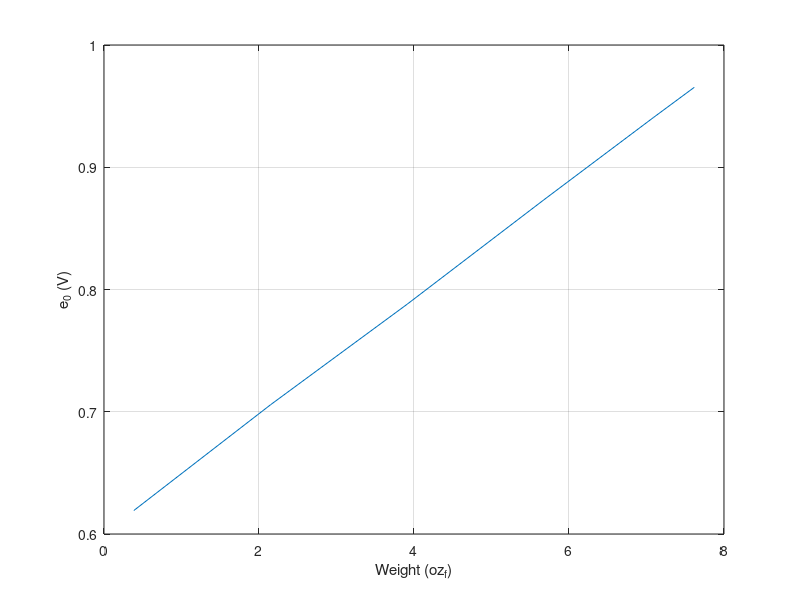

Here is the MATLAB script that generated this plot: (Note: this script raises an error after producing the figure.)
clear all; close all;

%% 1. Potentiometer Accelerometer 

% == Part a. ==

weights1 = ([10.9 60.9 110.9 160.9 200.9 215.9]/1000)*9.8 * 3.60; % ozf
e0_weights1 = [619.2 705.7 788 873.4 940.6 965.4]/1000; % V

figure(1)
plot(weights1, e0_weights1); grid on
xlabel('Weight (oz_{f})'); ylabel('e_{0} (V)')

sensitivityA = (e0_weights1(end) - e0_weights1(1)) / (weights1(end) - weights1(1)); % V/ozf

% == Part b. ==

% the v2p5 folder contains functions to read .tdms files. Make sure to add
% this folder and subfolders to your path when you clone the repo 
filestruct1 = TDMS_readTDMSFile('JPL11.tdms');
e01 = filestruct1.data{5};

% time vector taken from the png plot
t1 = linspace(-0.6, 0.6, length(e01));

figure(2)
plot(t1, e01); grid on

% effective mass 
eff_mass = ((0.6022 - 0.5250) / sensitivityA); % ozm

% damping ratio
overshoot = abs(0.519 - 0.594) / 0.594;
zeta1 = 0.56;

% natural frequency 
period1 = t1(54034) * 2;
omega_damped1 = 2*pi/period1;
omega_n1 = omega_damped1 / sqrt(1 - zeta1^2); % rad/s

% spring constant
eff_mass_slug = eff_mass * (1/32.174) * (1/16); % lbf-s^2/ft
k = eff_mass_slug * (16) * (1/12) * omega_n1^2; % ozf/in.

% == Part c. ==

sensitivityB = sensitivityA * (1/32.174) * (1/12) * eff_mass; % V/in/s^2

% == Part d. ==

max_accel = 1.01 / sensitivityB; % in/s^2

% == Part e. ==
num = 1;
den = [1/omega_n1^2 2*zeta1/omega_n1 1];

tf = tf(num, den);
bode(tf)









